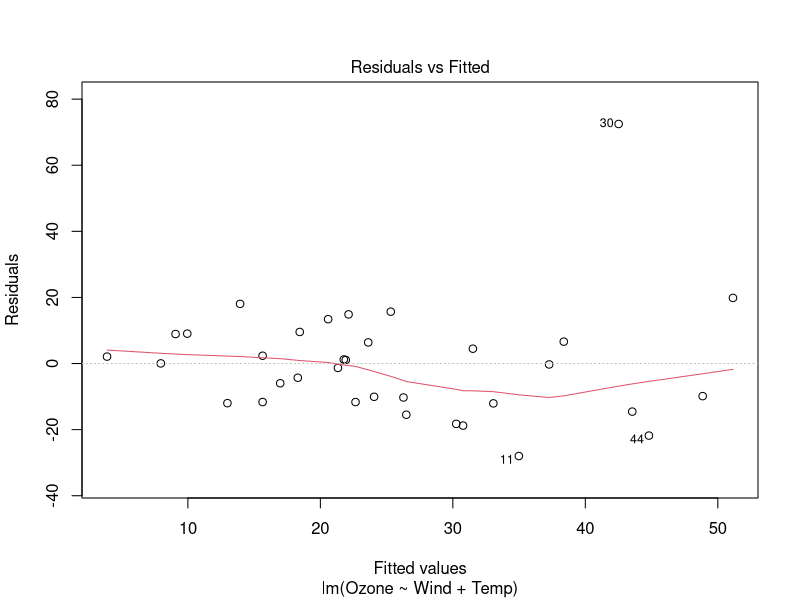
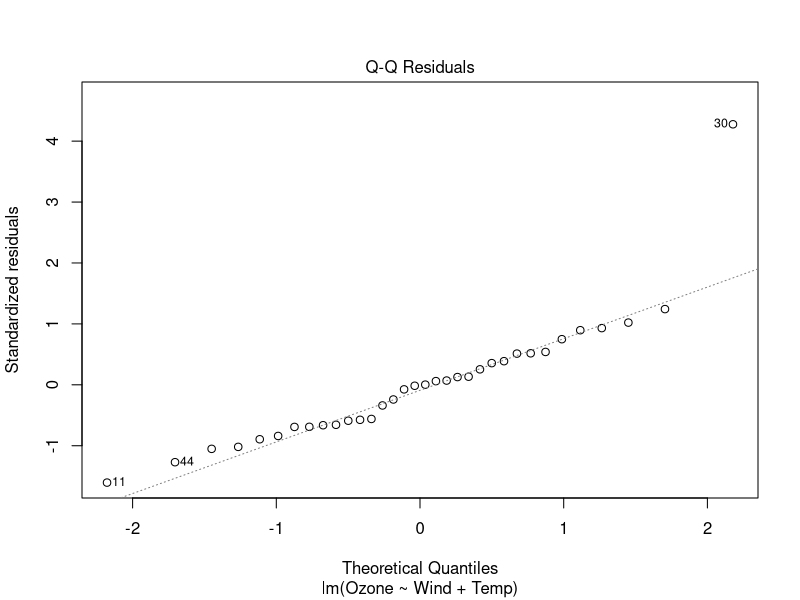
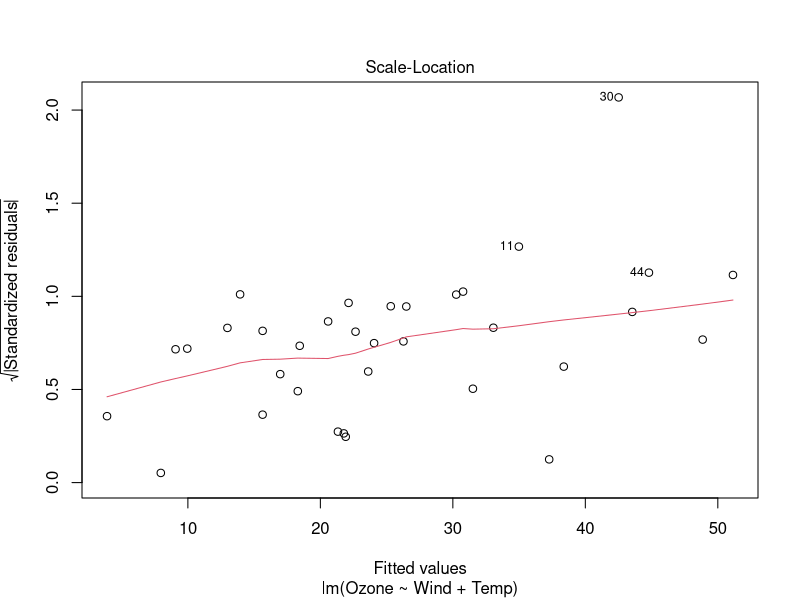
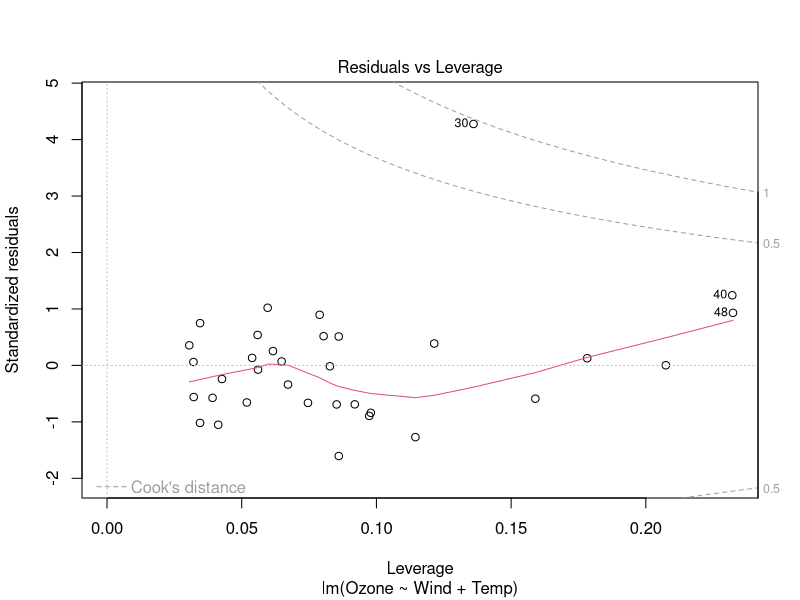

The R source for these figures, in order:
veri_seti <- airquality
#Özet bilgi verir. (Betimsel istatistik)
summary(veri_seti)

#Veri seti içerisindeki örnek satırlardan gösterim yapar.Örneğin 20 kayıt gösterir.
head(veri_seti,20)

class(veri_seti)

#Uygulama: Coklu Dogrusal Regresyon Modeli

input <- airquality[1:50,c("Ozone","Wind","Temp")]
model <- lm(Ozone ~ Wind + Temp, data=input)
cat("Regression Model: \n")
print(model)
png(file="multiple_regression_model.png")
plot(model)
dev.off()
